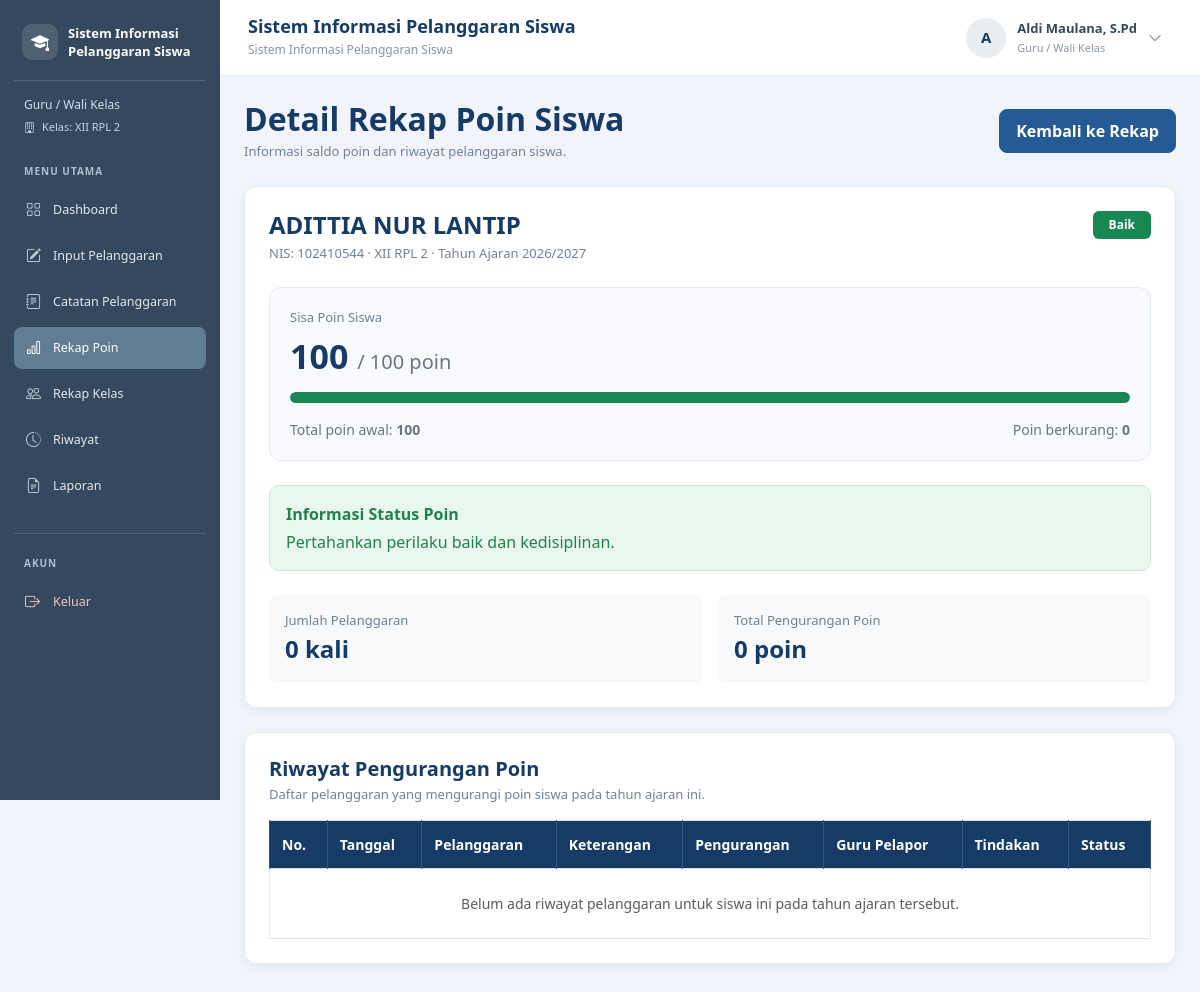
Screenshot of /detail_rekap_poin.php?siswa_id=155&kelas_id=6&tahun_ajaran_id=1 (signed in) with the database file from the repository.
### tables this page shows
CREATE TABLE `t_wali_kelas` (
  `id` int(11) NOT NULL,
  `tahun_ajaran_id` int(11) NOT NULL,
  `kelas_id` int(11) NOT NULL,
  `guru_id` int(11) NOT NULL,
  `tanggal_mulai` date NOT NULL,
  `tanggal_selesai` date NOT NULL,
  `status_aktif` tinyint(1) NOT NULL,
  `created_at` timestamp NOT NULL DEFAULT current_timestamp(),
  `updated_at` timestamp NOT NULL DEFAULT current_timestamp()
);

CREATE TABLE `t_kelas` (
  `id` int(11) NOT NULL,
  `nama` varchar(100) NOT NULL,
  `tingkat` varchar(20) NOT NULL,
  `jurusan` varchar(100) NOT NULL,
  `status_aktif` tinyint(1) NOT NULL,
  `created_at` timestamp NULL DEFAULT current_timestamp(),
  `updated_at` timestamp NULL DEFAULT current_timestamp()
);

CREATE TABLE `t_kelas_siswa` (
  `id` int(11) NOT NULL,
  `siswa_id` int(11) NOT NULL,
  `tahun_ajaran_id` int(11) NOT NULL,
  `kelas_id` int(11) NOT NULL,
  `tanggal_mulai` date NOT NULL,
  `tanggal_selesai` date NOT NULL,
  `status_aktif` tinyint(1) NOT NULL,
  `created_at` timestamp NOT NULL DEFAULT current_timestamp(),
  `updated_at` timestamp NOT NULL DEFAULT current_timestamp()
);

CREATE TABLE `t_siswa` (
  `id` int(11) NOT NULL,
  `nis` varchar(30) NOT NULL,
  `nisn` varchar(20) NOT NULL,
  `nama` varchar(150) NOT NULL,
  `jenis_kelamin` char(1) NOT NULL,
  `tanggal_lahir` date NOT NULL,
  `alamat` text NOT NULL,
  `status_aktif` tinyint(1) NOT NULL,
  `created_at` timestamp NOT NULL DEFAULT current_timestamp(),
  `updated_at` timestamp NOT NULL DEFAULT current_timestamp()
);

CREATE TABLE `t_tahun_ajaran` (
  `id` int(11) NOT NULL,
  `nama` varchar(20) NOT NULL,
  `tanggal_mulai` date NOT NULL,
  `tanggal_selesai` date NOT NULL,
  `status_aktif` tinyint(1) NOT NULL,
  `created_at` timestamp NULL DEFAULT current_timestamp(),
  `updated_at` timestamp NULL DEFAULT current_timestamp()
);

### detail_rekap_poin.php (the view, shortened to what the rows shown need)
<?php
include "config/koneksi.php";
require_once "includes/cek_wali_kelas.php";
function e($nilai) {
    return htmlspecialchars((string)($nilai ?? ''), ENT_QUOTES, 'UTF-8');
}
$siswaId = (int)($_GET['siswa_id'] ?? 0);
$kelasId = (int)($_GET['kelas_id'] ?? 0);
$tahunId = (int)($_GET['tahun_ajaran_id'] ?? 0);
$isWaliKelas = (bool)($isWaliKelas ?? false);
$qSiswa = mysqli_query($koneksi, "
    SELECT
        ks.siswa_id,
        ks.kelas_id,
        ks.tahun_ajaran_id,
        s.nis,
        s.nama AS nama_siswa,
        k.nama AS nama_kelas,
        ta.nama AS tahun_ajaran
    FROM t_kelas_siswa ks
    JOIN t_siswa s ON s.id = ks.siswa_id
    JOIN t_kelas k ON k.id = ks.kelas_id
    JOIN t_tahun_ajaran ta ON ta.id = ks.tahun_ajaran_id
    WHERE ks.siswa_id = $siswaId
      AND ks.kelas_id = $kelasId
      AND ks.tahun_ajaran_id = $tahunId
      AND ks.status_aktif = 1
      AND s.status_aktif = 1
      AND k.status_aktif = 1
    LIMIT 1
");
$siswa = mysqli_fetch_assoc($qSiswa);
?>
<!DOCTYPE html>
<html lang="id">
<head>
    <link href="https://cdn.jsdelivr.net/npm/bootstrap@5.3.8/dist/css/bootstrap.min.css" rel="stylesheet">
</head>
<body>
<?php include "includes/sidebar.php"; ?>
<main class="konten-utama">
    <div class="d-flex flex-wrap justify-content-between align-items-center gap-3 mb-4">
        <div>
            <h2 class="judul-halaman mb-1">Detail Rekap Poin Siswa</h2>
        </div>
    </div>
    <div class="card card-data mb-4">
        <div class="card-body p-3 p-md-4">
            <div class="d-flex flex-wrap justify-content-between align-items-start gap-2 mb-4">
                <div>
                    <h4 class="fw-bold mb-1" style="color:#173B67;">
                        <?= e($siswa['nama_siswa']); ?>
                    </h4>
                    <div class="deskripsi-halaman">
                        NIS: <?= e($siswa['nis']); ?> ·
                        <?= e($siswa['nama_kelas']); ?> ·
                        Tahun Ajaran <?= e($siswa['tahun_ajaran']); ?>
                    </div>
                </div>
            </div>
        </div>
    </div>
    <div class="card card-data">
        <div class="card-body p-3 p-md-4">
            <div class="table-responsive">
                <table class="table table-bordered table-hover align-middle">
                    <thead>
                        <tr>
                            <th>No.</th>
                            <th>Tanggal</th>
                            <th>Pelanggaran</th>
                            <th>Keterangan</th>
                            <th>Pengurangan</th>
                            <th>Guru Pelapor</th>
                            <th>Tindakan</th>
                            <th>Status</th>
                        </tr>
                    </thead>
                </table>
            </div>
        </div>
    </div>
</main>
</body>
</html>

### includes/sidebar.php (shortened to what the rows shown need)
<?php
$role = strtolower(trim($_SESSION['role'] ?? ''));
require_once __DIR__ . '/cek_wali_kelas.php';
$menuAdmin = [
    ["Dashboard", "dashboard.php", "dashboard", "bi-grid"],
    ["Kelola Guru", "data_guru.php", "guru", "bi-person-badge"],
    ["Kelola Siswa", "siswa.php", "siswa", "bi-people"],
    ["Kelola Kelas", "kelas.php", "kelas", "bi-building"],
    ["Kelola Tahun Ajaran", "tahun_ajaran.php", "tahun_ajaran", "bi-calendar3"],
    ["Penempatan Siswa", "penempatan_siswa.php", "penempatan", "bi-diagram-3"],
    ["Kelola Wali Kelas", "wali_kelas.php", "wali_kelas", "bi-person-workspace"],
    ["Kategori Pelanggaran", "kategori_pelanggaran.php", "kategori", "bi-tags"],
    ["Jenis Pelanggaran", "jenis_pelanggaran.php", "jenis", "bi-list-check"],
    ["Rekap Poin", "rekap_poin.php", "rekap_poin", "bi-bar-chart"],
    ["About Me", "about.php", "about", "bi-info-circle"],
    ["Laporan", "laporan.php", "laporan", "bi-file-earmark-text"]
];
$menuGuru = [
    ["Dashboard", "dashboard.php", "dashboard", "bi-grid"],
    ["Input Pelanggaran", "input_pelanggaran.php", "input_pelanggaran", "bi-pencil-square"],
    ["Catatan Pelanggaran", "catatan_pelanggaran.php", "catatan_pelanggaran", "bi-journal-text"],
    ["Rekap Poin", "rekap_poin.php", "rekap_poin", "bi-bar-chart"],
    ["Riwayat", "riwayat.php", "riwayat", "bi-clock-history"]
];
$menuWaliKelas = [
    ["Dashboard", "dashboard.php", "dashboard", "bi-grid"],
    ["Input Pelanggaran", "input_pelanggaran.php", "input_pelanggaran", "bi-pencil-square"],
    ["Catatan Pelanggaran", "catatan_pelanggaran.php", "catatan_pelanggaran", "bi-journal-text"],
    ["Rekap Poin", "rekap_poin.php", "rekap_poin", "bi-bar-chart"],
    ["Rekap Kelas", "rekap_kelas.php", "rekap_kelas", "bi-people"],
    ["Riwayat", "riwayat.php", "riwayat", "bi-clock-history"],
    ["Laporan", "laporan.php", "laporan", "bi-file-earmark-text"]
];
if ($role === 'admin') {
    $daftarMenu = $menuAdmin;
    $labelRole = 'Administrator';
} elseif ($role === 'guru' && $isWaliKelas) {
    $daftarMenu = $menuWaliKelas;
    $labelRole = 'Guru / Wali Kelas';
} elseif ($role === 'guru') {
    $daftarMenu = $menuGuru;
    $labelRole = 'Guru';
} else {
    $daftarMenu = [];
    $labelRole = 'Pengguna';
}
?>
<link rel="stylesheet"
href="https://cdn.jsdelivr.net/npm/bootstrap-icons@1.11.3/font/bootstrap-icons.min.css">
<div class="sidebar-ukk">
    <div class="brand-sidebar">
        <div class="brand-icon">
        </div>
        <p class="brand-title">
            Sistem Informasi<br>
        </p>
    </div>
    <div class="role-label">
        <?= htmlspecialchars($labelRole, ENT_QUOTES, 'UTF-8'); ?>
    </div>
    <?php if ($role === 'guru' && $isWaliKelas): ?>
        <div class="kelas-label">
            <i class="bi bi-building me-1"></i>
            Kelas: <?= htmlspecialchars($namaKelasWali, ENT_QUOTES, 'UTF-8'); ?>
        </div>
    <?php endif; ?>
    <div class="menu-label">Menu Utama</div>
    <ul class="sidebar-menu nav nav-pills">
        <?php foreach ($daftarMenu as $menu): ?>
            <li class="nav-item">
            </li>
        <?php endforeach; ?>
    </ul>
    <div class="sidebar-bottom">
        <div class="menu-label">Akun</div>
        <a
            href="logout.php"
            class="nav-link logout"
            onclick="return confirm('Apakah Anda yakin ingin keluar?')"
        >
        </a>
    </div>
</div>

### rows the page displays
t_wali_kelas: kelas.nama "XII RPL 2"
t_kelas_siswa: siswa.nama "ADITTIA NUR LANTIP", siswa.nis "102410544", kelas.nama "XII RPL 2", tahun_ajaran.nama "2026/2027"

### other values shown
$labelRole "Guru / Wali Kelas"
$menu[0] "Dashboard"
$menu[0] "Input Pelanggaran"
$menu[0] "Catatan Pelanggaran"
$menu[0] "Rekap Poin"
$menu[0] "Rekap Kelas"
$menu[0] "Riwayat"
$menu[0] "Laporan"
$judulNavbar "Sistem Informasi Pelanggaran Siswa"
$inisial "A"
$namaPengguna "Aldi Maulana, S.Pd"
$labelRoleNavbar "Guru / Wali Kelas"
$namaStatus "Baik"
$sisaPoin "100"
$totalPengurangan "0"
